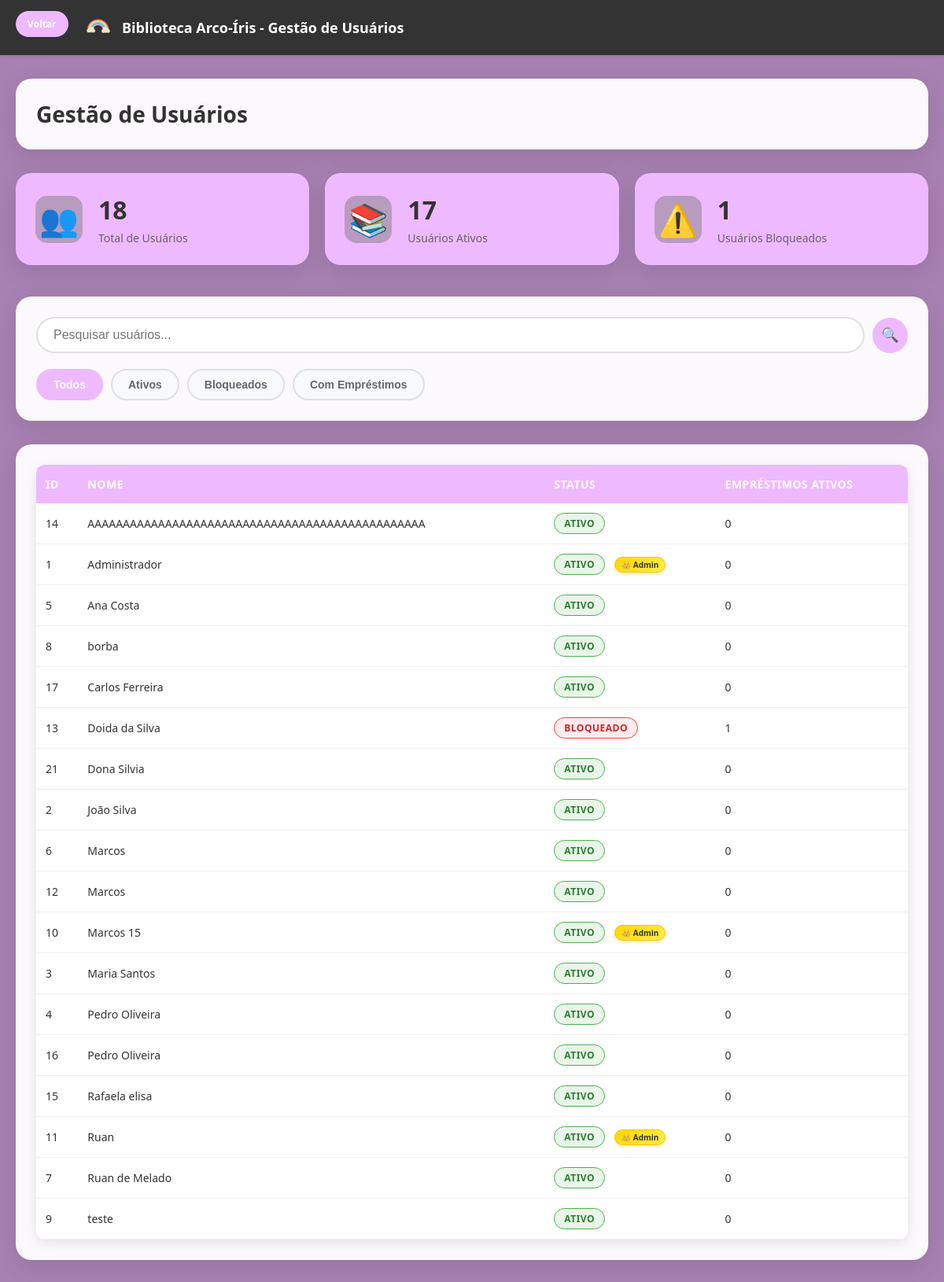
Page /HTML/usuarios-secretaria.php (signed in) on the committed database.
### tables this page shows
CREATE TABLE `usuarios` (
  `id` int(11) NOT NULL,
  `nome` varchar(100) NOT NULL,
  `cpf` varchar(14) NOT NULL,
  `telefone` varchar(15) NOT NULL,
  `senha` varchar(255) NOT NULL,
  `email` varchar(100) DEFAULT NULL,
  `cargo` int(11) DEFAULT NULL,
  `ativo` tinyint(1) DEFAULT 1,
  `tem_debito` tinyint(1) DEFAULT 0,
  `tem_doacao_pendente` tinyint(1) DEFAULT 0,
  `foto_usuario` blob DEFAULT NULL
);

### HTML/usuarios-secretaria.php (the view, shortened to what this page needs)
<?php
require_once '../PHP/conexao.php';
$sql = "SELECT * FROM usuarios ORDER BY nome ASC";
    $stmt = $pdo->prepare($sql);
    $stmt->execute();
    $usuarios = $stmt->fetchAll(PDO::FETCH_ASSOC);
    $sql_emprestimos = "SELECT
        u.id,
        COUNT(e.id) as emprestimos_ativos
        FROM usuarios u
        LEFT JOIN emprestimos e ON u.id = e.usuario_id
        AND e.data_devolucao_real IS NULL
        GROUP BY u.id";
    $stmt_emprestimos = $pdo->prepare($sql_emprestimos);
    $stmt_emprestimos->execute();
    $emprestimos_por_usuario = $stmt_emprestimos->fetchAll(PDO::FETCH_KEY_PAIR);
?>
<!DOCTYPE html>
<html lang="pt-br">
<head>
    <link rel="stylesheet" href="../CSS/usuarios.css">
</head>
<body>
    <div>
        <a class="voltar" href="inicio-secretaria.php">Voltar</a>
    </div>
    <header class="header">
        <div class="header-title">
            <img src="../IMG/logo.png" alt="Logo" style="height: 30px;">
            <span>Biblioteca Arco-Íris - Gestão de Usuários</span>
        </div>
    </header>
    <div class="container">
        <div class="page-header">
            <h1>Gestão de Usuários</h1>
        </div>
        <div class="stats-overview">
            <div class="stat-card">
                <div class="stat-icon">👥</div>
                <div class="stat-content">
                    <h3 id="totalUsuarios">23</h3>
                    <p>Total de Usuários</p>
                </div>
            </div>
            <div class="stat-card">
                <div class="stat-icon">📚</div>
                <div class="stat-content">
                    <h3 id="usuariosAtivos">22</h3>
                    <p>Usuários Ativos</p>
                </div>
            </div>
            <div class="stat-card">
                <div class="stat-icon">⚠️</div>
                <div class="stat-content">
                    <h3 id="usuariosBloqueados">1</h3>
                    <p>Usuários Bloqueados</p>
                </div>
            </div>
        </div>
        <div class="search-filter-section">
            <div class="search-box">
                <input type="text" id="searchInput" placeholder="Pesquisar usuários...">
                <button class="search-btn">🔍</button>
            </div>
            <div class="filter-buttons">
                <button class="filter-btn active" data-filter="todos">Todos</button>
                <button class="filter-btn" data-filter="ativos">Ativos</button>
                <button class="filter-btn" data-filter="bloqueados">Bloqueados</button>
                <button class="filter-btn" data-filter="com-emprestimos">Com Empréstimos</button>
            </div>
        </div>
        <div class="users-table-container">
            <div class="table-wrapper">
                <table id="usersTable">
                    <thead>
                        <tr>
                            <th>ID</th>
                            <th>Nome</th>
                            <th>Status</th>
                            <th>Empréstimos Ativos</th>
                        </tr>
                    </thead>
                    <tbody id="usersTableBody">
                        <?php foreach($usuarios as $usuario): ?>
                            <?php if(!empty($usuario['id'])): ?>
                                <tr>
                                    <td><?=htmlspecialchars($usuario['id'])?></td>
                                    <td><?=htmlspecialchars($usuario['nome'])?></td>
                                    <td>
                                        <span class="status-badge <?= $usuario['ativo'] == 1 ? 'active' : 'inactive' ?>">
                                            <?= $usuario['ativo'] == 1 ? 'Ativo' : 'Bloqueado' ?>
                                        </span>
                                        <?php if($usuario['cargo'] == 1): ?>
                                            <span class="admin-badge">👑 Admin</span>
                                        <?php endif; ?>
                                    </td>
                                    <td><?= htmlspecialchars($emprestimos_por_usuario[$usuario['id']]) ?></td>
                                </tr>
                            <?php else: ?>
                                <tr><td colspan="5" style="text-align: center; padding: 20px;">Nenhum usuário encontrado</td></tr>
                            <?php endif; ?>
                        <?php endforeach; ?>
                    </tbody>
                </table>
            </div>
        </div>
    </div>
</body>
</html>

### rows in the picture
usuarios: id "14", nome "AAAAAAAAAAAAAAAAAAAAAAAAAAAAAAAAAAAAAAAAAAAAAAAA", ativo "ATIVO", id "0"
usuarios: id "1", nome "Administrador", ativo "ATIVO", cargo "👑 Admin", id "0"
usuarios: id "5", nome "Ana Costa", ativo "ATIVO", id "0"
usuarios: id "8", nome "borba", ativo "ATIVO", id "0"
usuarios: id "17", nome "Carlos Ferreira", ativo "ATIVO", id "0"
usuarios: id "13", nome "Doida da Silva", ativo "BLOQUEADO", id "1"
usuarios: id "21", nome "Dona Silvia", ativo "ATIVO", id "0"
usuarios: id "2", nome "João Silva", ativo "ATIVO", id "0"
usuarios: id "6", nome "Marcos", ativo "ATIVO", id "0"
usuarios: id "12", nome "Marcos", ativo "ATIVO", id "0"
usuarios: id "10", nome "Marcos 15", ativo "ATIVO", cargo "👑 Admin", id "0"
usuarios: id "3", nome "Maria Santos", ativo "ATIVO", id "0"
usuarios: id "4", nome "Pedro Oliveira", ativo "ATIVO", id "0"
usuarios: id "16", nome "Pedro Oliveira", ativo "ATIVO", id "0"
usuarios: id "15", nome "Rafaela elisa", ativo "ATIVO", id "0"
usuarios: id "11", nome "Ruan", ativo "ATIVO", cargo "👑 Admin", id "0"
usuarios: id "7", nome "Ruan de Melado", ativo "ATIVO", id "0"
usuarios: id "9", nome "teste", ativo "ATIVO", id "0"
